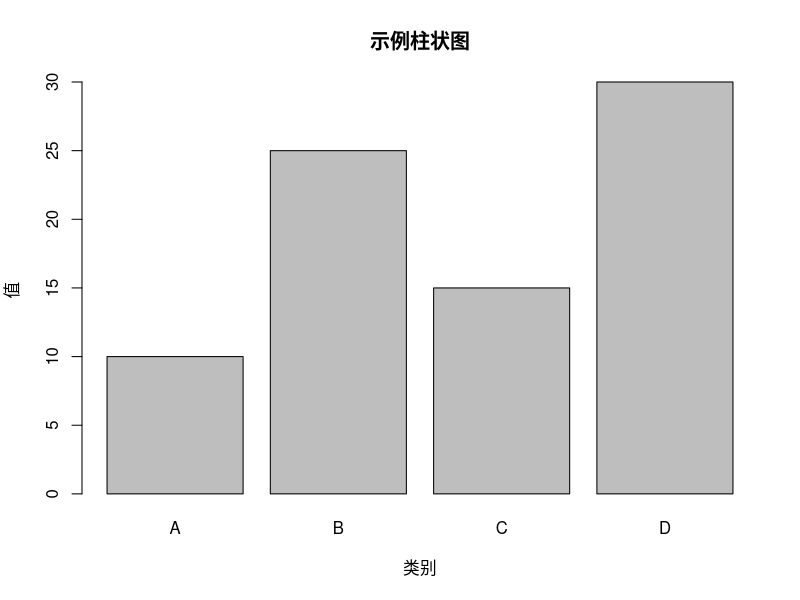
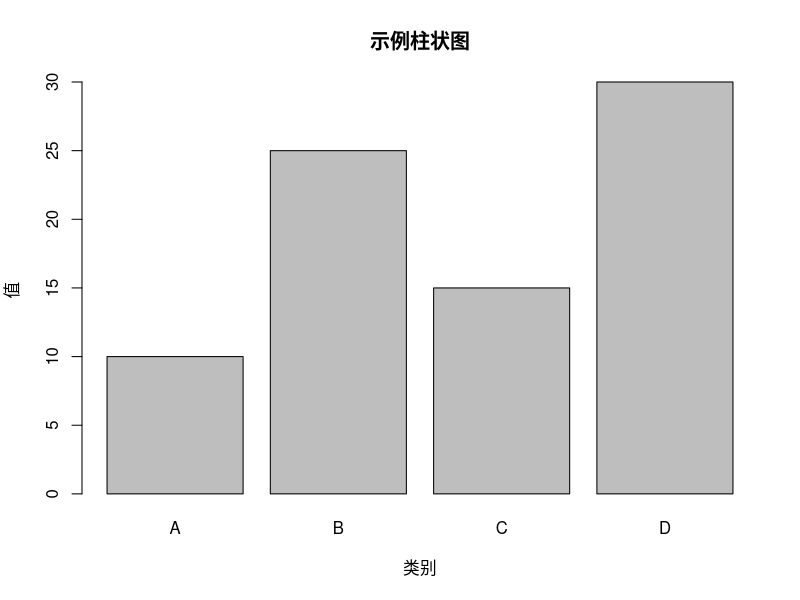

Generate these figures, in order, with R:
# 生成示例数据
categories <- c("A", "B", "C", "D")
values <- c(10, 25, 15, 30)

# 创建柱状图
barplot(values, names.arg = categories, main = "示例柱状图", xlab = "类别", ylab = "值")

# 保存为PNG文件
png("r_script_dir/barplot_example.png")
barplot(values, names.arg = categories, main = "示例柱状图", xlab = "类别", ylab = "值")
dev.off()
